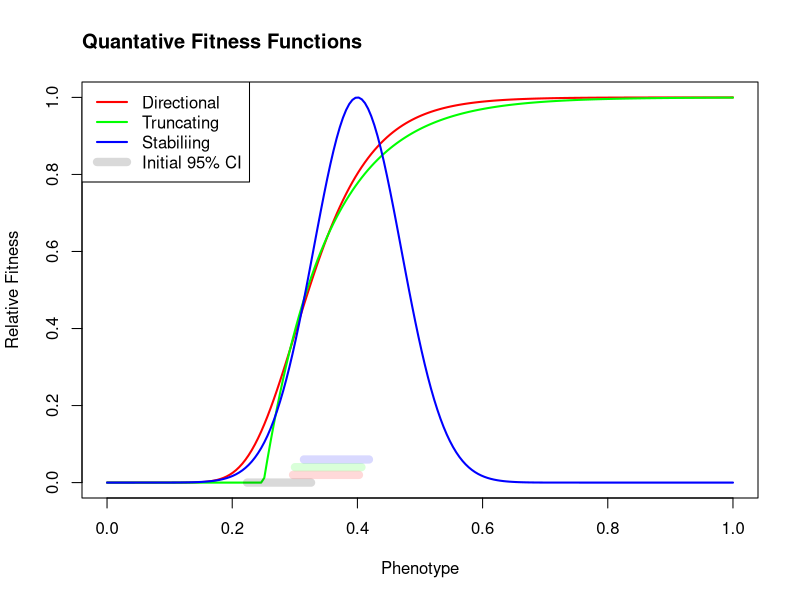

Reproduce this figure in R.
x <- seq(from = 0, to = 1, length.out = 200)

fmin = 0
fmax = 1
b <- -0.3
s <- 0.1
r <- -15
DirectionalEpistasis = fmin + ((fmax - fmin) / ((1 + s * exp(r *	(x + b))) ^(1/s)));


a <- 10
b <- -0.25
tmp = fmin + (fmax - fmin) * (1 - 1 / exp(a * (x + b)));
tmp[tmp < 0.0] = 0.0;
TruncatingEpistasis = tmp;

mu <- 0.4
std <- 0.07
StabilizingEpistasis = exp(-0.5 * ((x - mu)^2 / std ^ 2));

plot(x = x, y = DirectionalEpistasis, type = "l", col = "red", xlab = "Phenotype", ylab = "Relative Fitness", lwd = 2)
title("Quantative Fitness Functions", adj = 0)
legend("topleft", legend = c("Directional", "Truncating", "Stabiliing", "Initial 95% CI"), 
       col = c("red", "green", "Blue", rgb(0,0,0,0.15)), lwd = c(2,2,2,8),
       bg = "white")
lines(x = x, y = TruncatingEpistasis, col = "green", lwd = 2)
lines(x = x, y = StabilizingEpistasis, col = "Blue", lwd = 2)

ci <- seq(from = 0.223786, to = 0.325956, length.out = 3)
y <- rep(0.0, times = length(ci))
lines(x=ci, y = y, lwd = 8, col = rgb(0,0,0,0.15))

ci <- seq(from = 0.300193, to = 0.406439, length.out = 3)
y <- rep(0.04, times = length(ci))
lines(x = ci, y = y, lwd = 8, col = rgb(0,1,0,0.15))

ci <- seq(from = 0.297201, to = 0.402461, length.out = 3)
y <- rep(0.02, times = length(ci))
lines(x = ci, y = y, lwd = 8, col = rgb(1,0,0,0.15))

ci <- seq(from = 0.314602, to = 0.418423, length.out = 3)
y <- rep(0.06, times = length(ci))
lines(x = ci, y = y, lwd = 8, col = rgb(0,0,1,0.15))
